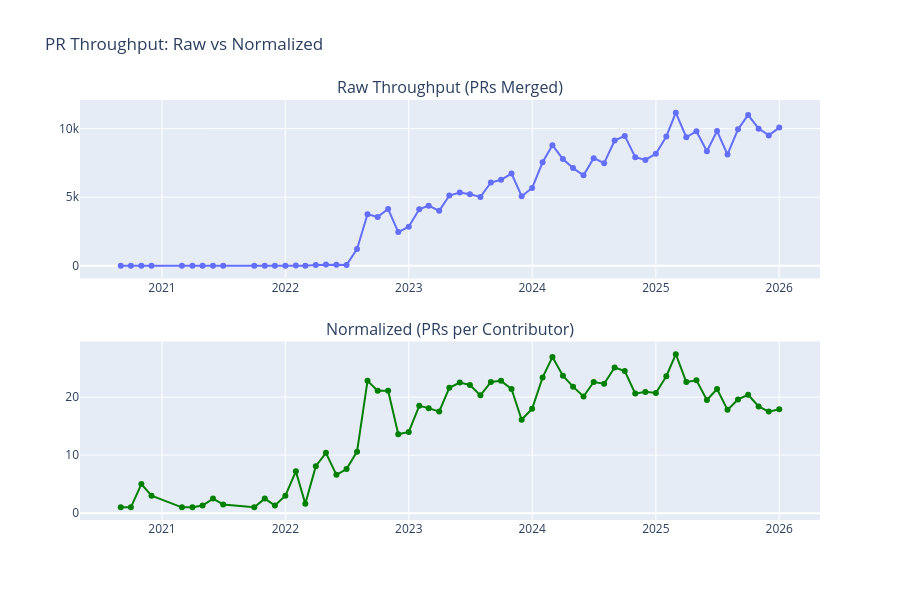

The notebook cell this image was saved under:
### Code cell
# Combined view: Raw vs Normalized
fig = make_subplots(rows=2, cols=1, 
                    subplot_titles=('Raw Throughput (PRs Merged)', 'Normalized (PRs per Contributor)'),
                    vertical_spacing=0.15)

fig.add_trace(
    go.Scatter(x=df_monthly['month'], y=df_monthly['prs_merged'], 
               mode='lines+markers', name='PRs Merged'),
    row=1, col=1
)

fig.add_trace(
    go.Scatter(x=df_monthly['month'], y=df_monthly['prs_per_contributor'], 
               mode='lines+markers', name='PRs per Contributor', line=dict(color='green')),
    row=2, col=1
)

fig.update_layout(height=600, title_text='PR Throughput: Raw vs Normalized', showlegend=False)
fig.show()

# Export manually: fig.write_image('pr-throughput-raw-vs-normalized.png')

### Figure 1 — Plotly figure (JSON) as saved in the notebook; plotly's stock layout.template omitted (floating-point values rounded to 4 significant figures)
{"data": [{"mode": "lines+markers", "name": "PRs Merged", "type": "scatter", "x": ["2020-09-01", "2020-10-01", "2020-11-01", "2020-12-01", "2021-03-01", "2021-04-01", "2021-05-01", "2021-06-01", "2021-07-01", "2021-10-01", "2021-11-01", "2021-12-01", "2022-01-01", "2022-02-01", "2022-03-01", "2022-04-01", "2022-05-01", "2022-06-01", "2022-07-01", "2022-08-01", "2022-09-01", "2022-10-01", "2022-11-01", "2022-12-01", "2023-01-01", "2023-02-01", "2023-03-01", "2023-04-01", "2023-05-01", "2023-06-01", "2023-07-01", "2023-08-01", "2023-09-01", "2023-10-01", "2023-11-01", "2023-12-01", "2024-01-01", "2024-02-01", "2024-03-01", "2024-04-01", "2024-05-01", "2024-06-01", "2024-07-01", "2024-08-01", "2024-09-01", "2024-10-01", "2024-11-01", "2024-12-01", "2025-01-01", "2025-02-01", "2025-03-01", "2025-04-01", "2025-05-01", "2025-06-01", "2025-07-01", "2025-08-01", "2025-09-01", "2025-10-01", "2025-11-01", "2025-12-01", "2026-01-01"], "xaxis": "x", "y": [1, 1, 5, 3, 2, 1, 4, 5, 3, 2, 10, 4, 12, 29, 8, 57, 94, 86, 68, 1221, 3766, 3568, 4143, 2459, 2848, 4127, 4388, 4007, 5123, 5344, 5214, 5022, 6071, 6268, 6728, 5073, 5679, 7545, 8795, 7778, 7122, 6601, 7849, 7475, 9127, 9468, 7915, 7722, 8171, 9428, 11162, 9370, 9810, 8348, 9823, 8116, 9947, 10990, 9999, 9506, 10076], "yaxis": "y"}, {"line": {"color": "green"}, "mode": "lines+markers", "name": "PRs per Contributor", "type": "scatter", "x": ["2020-09-01", "2020-10-01", "2020-11-01", "2020-12-01", "2021-03-01", "2021-04-01", "2021-05-01", "2021-06-01", "2021-07-01", "2021-10-01", "2021-11-01", "2021-12-01", "2022-01-01", "2022-02-01", "2022-03-01", "2022-04-01", "2022-05-01", "2022-06-01", "2022-07-01", "2022-08-01", "2022-09-01", "2022-10-01", "2022-11-01", "2022-12-01", "2023-01-01", "2023-02-01", "2023-03-01", "2023-04-01", "2023-05-01", "2023-06-01", "2023-07-01", "2023-08-01", "2023-09-01", "2023-10-01", "2023-11-01", "2023-12-01", "2024-01-01", "2024-02-01", "2024-03-01", "2024-04-01", "2024-05-01", "2024-06-01", "2024-07-01", "2024-08-01", "2024-09-01", "2024-10-01", "2024-11-01", "2024-12-01", "2025-01-01", "2025-02-01", "2025-03-01", "2025-04-01", "2025-05-01", "2025-06-01", "2025-07-01", "2025-08-01", "2025-09-01", "2025-10-01", "2025-11-01", "2025-12-01", "2026-01-01"], "xaxis": "x2", "y": [1.0, 1.0, 5.0, 3.0, 1.0, 1.0, 1.3, 2.5, 1.5, 1.0, 2.5, 1.3, 3.0, 7.2, 1.6, 8.1, 10.4, 6.6, 7.6, 10.6, 22.8, 21.1, 21.1, 13.6, 14.0, 18.5, 18.1, 17.5, 21.6, 22.5, 22.1, 20.3, 22.6, 22.8, 21.4, 16.1, 18.0, 23.4, 26.9, 23.7, 21.8, 20.1, 22.6, 22.3, 25.1, 24.5, 20.6, 20.9, 20.7, 23.6, 27.4, 22.6, 22.9, 19.5, 21.4, 17.8, 19.6, 20.4, 18.4, 17.5, 17.9], "yaxis": "y2"}], "layout": {"annotations": [{"font": {"size": 16}, "showarrow": false, "text": "Raw Throughput (PRs Merged)", "x": 0.5, "xanchor": "center", "xref": "paper", "y": 1, "yanchor": "bottom", "yref": "paper"}, {"font": {"size": 16}, "showarrow": false, "text": "Normalized (PRs per Contributor)", "x": 0.5, "xanchor": "center", "xref": "paper", "y": 0.425, "yanchor": "bottom", "yref": "paper"}], "height": 600, "showlegend": false, "title": {"text": "PR Throughput: Raw vs Normalized"}, "xaxis": {"anchor": "y", "domain": [0, 1]}, "xaxis2": {"anchor": "y2", "domain": [0, 1]}, "yaxis": {"anchor": "x", "domain": [0.575, 1]}, "yaxis2": {"anchor": "x2", "domain": [0, 0.425]}}}
